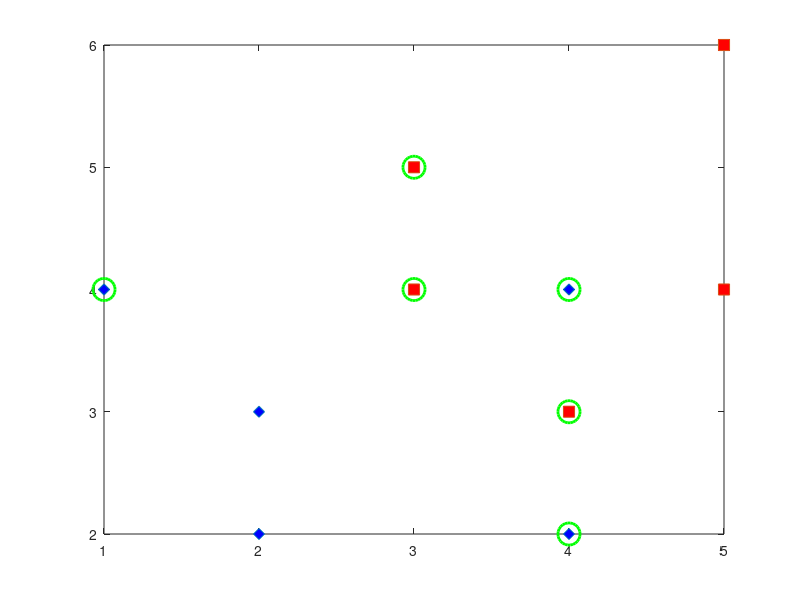

Write MATLAB code to recreate this figure.
# Cargamos los datos de entrenamiento
load data/mini/tr.dat;          # Muestras entrenamiento (no separable)
load data/mini/trlabels.dat     # Etiquetas entrenamiento (no separable)

N = rows(tr);

# El tipo de kernel "-t 0" corresponde al tipo lineal
# Res es un tipo estructurado que contiene, entre otros:
#   los parámetros del modelo
#   los ı́ndices de los vectores que han resultado ser vectores soporte
#   el multiplicador de Lagrange
res = svmtrain(trlabels, tr, '-t 0 -c 1');

# Representación gráfica de las muestras que nos permite observar 
# que no son linealmente separables
plot(tr(trlabels==1,1),
tr(trlabels==1,2),"d","markersize",8,"markerfacecolor","b",
tr(trlabels==2,1),
tr(trlabels==2,2),"s","markersize",8,"markerfacecolor","r");
pause(2);

vectores_soporte = res.sv_indices;

# Representación gráfica de las muestras junto a los vectores soporte
plot(tr(trlabels==1,1),
     tr(trlabels==1,2),"d","markersize",8,"markerfacecolor","b",
     tr(trlabels==2,1),
     tr(trlabels==2,2),"s","markersize",8,"markerfacecolor","r",
     tr(vectores_soporte,1),
     tr(vectores_soporte,2),"og","markersize",16,"linewidth", 2);
